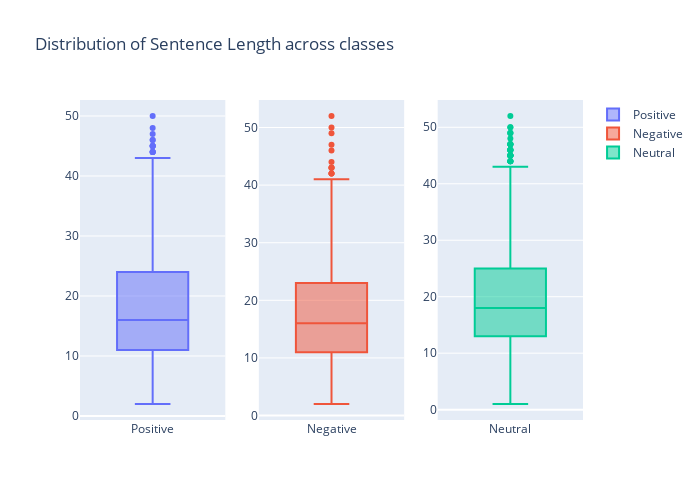

The notebook cell saved with this chart:
### Code cell
import textstat

df['Sentence Length'] = df['Sentence'].apply(lambda x : textstat.lexicon_count(x, removepunct=True))

df_positive = df.loc[df['Sentiment'] == 'positive']
df_negative = df.loc[df['Sentiment'] == 'negative']
df_neutral = df.loc[df['Sentiment'] == 'neutral']


fig = make_subplots(rows=1, cols=3)

fig.append_trace(
    go.Box(name='Positive', y=df_positive['Sentence Length']),
    row=1, col=1
)

fig.append_trace(
    go.Box(name='Negative', y=df_negative['Sentence Length']),
    row=1, col=2
)

fig.append_trace(
    go.Box(name='Neutral', y=df_neutral['Sentence Length']),
    row=1, col=3
)

fig.update_layout(height=500, width=700, title_text="Distribution of Sentence Length across classes")
fig.show()

### Figure 1 — Plotly figure (JSON) as saved in the notebook; plotly's stock layout.template omitted (floating-point values rounded to 4 significant figures; data arrays with more than 128 entries replaced by an {"elided": "..."} marker saying what was removed)
{"data": [{"name": "Positive", "type": "box", "xaxis": "x", "y": {"elided": "1852 int values"}, "yaxis": "y"}, {"name": "Negative", "type": "box", "xaxis": "x2", "y": {"elided": "860 int values"}, "yaxis": "y2"}, {"name": "Neutral", "type": "box", "xaxis": "x3", "y": {"elided": "3130 int values"}, "yaxis": "y3"}], "layout": {"height": 500, "title": {"text": "Distribution of Sentence Length across classes"}, "width": 700, "xaxis": {"anchor": "y", "domain": [0, 0.2889]}, "xaxis2": {"anchor": "y2", "domain": [0.3556, 0.6444]}, "xaxis3": {"anchor": "y3", "domain": [0.7111, 1]}, "yaxis": {"anchor": "x", "domain": [0, 1]}, "yaxis2": {"anchor": "x2", "domain": [0, 1]}, "yaxis3": {"anchor": "x3", "domain": [0, 1]}}}
